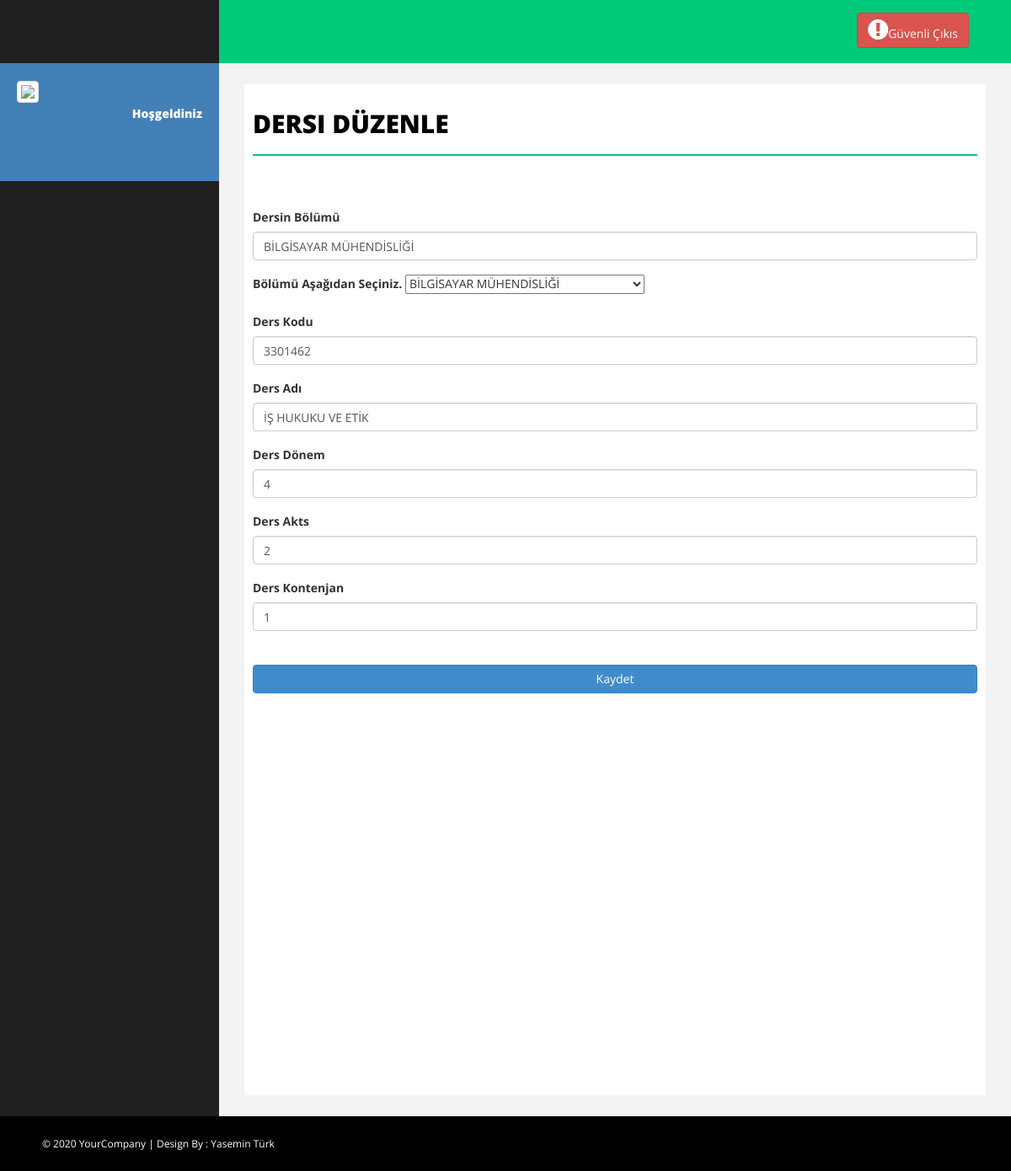
Screenshot of /ders_duzenle.php?ders_id=1 with the database file from the repository.
### tables this page shows
CREATE TABLE IF NOT EXISTS `bolum` (
  `bolum_id` int(11) NOT NULL AUTO_INCREMENT,
  `bolum_ad` varchar(200) NOT NULL,
  PRIMARY KEY (`bolum_id`)
);

CREATE TABLE IF NOT EXISTS `dersler` (
  `ders_id` int(11) NOT NULL AUTO_INCREMENT,
  `bolum_id` int(11) NOT NULL,
  `ders_kodu` int(11) NOT NULL,
  `ders_ad` varchar(100) NOT NULL,
  `ders_donem` int(10) NOT NULL,
  `ders_akts` int(10) NOT NULL,
  `ders_kontenjan` int(10) NOT NULL,
  `ders_secim` int(11) NOT NULL,
  PRIMARY KEY (`ders_id`)
);

### ders_duzenle.php (the view, shortened to what this page needs)
<?php
include 'baglan.php';
include 'header.php';
include 'sidebar.php';
$ders_id=$_GET['ders_id'];
$derssorgu=mysqli_query($baglan,"SELECT * from dersler where ders_id='$ders_id' ");
mysqli_set_charset($baglan, "utf8");
$derscek=mysqli_fetch_array($derssorgu);
?>
<div id="page-wrapper">
    <div id="page-inner">
        <div class="row">
            <div class="col-md-12">
                <h1 class="page-head-line">Dersi Düzenle</h1> <br><br>
            </div>
        </div>
        <form action="" method="POST" role="form">
            <div class="form-group">
                <label>Dersin Bölümü</label>
                <?php
                $bolumid=$derscek['bolum_id'];
                $bolumsorgu= mysqli_query($baglan,"SELECT * from bolum where bolum_id='$bolumid'");
                $bolumcek=mysqli_fetch_array($bolumsorgu);
                $bolumad=$bolumcek['bolum_ad'];
                ?>
                <input class="form-control" type="text" name="bolum_id" value="<?php echo $bolumad ?>">
            </div>
            <div class="form-group">
                <label>Bölümü Aşağıdan Seçiniz.</label>
                <select name="bolum_ad" id="bolum_ad">
                    <option value="BİLGİSAYAR MÜHENDİSLİĞİ" >BİLGİSAYAR MÜHENDİSLİĞİ</option>
                </select></td>
            </div>
            <div class="form-group">
                <label>Ders Kodu</label>
                <input class="form-control" type="integer" name="ders_kodu" value="<?php echo $derscek['ders_kodu'] ?>">
            </div>
            <div class="form-group">
                <label>Ders Adı</label>
                <input class="form-control" type="text" name="ders_ad" value="<?php echo $derscek['ders_ad'] ?>">
            </div>
            <div class="form-group">
                <label>Ders Dönem</label>
                <input class="form-control" type="integer" name="ders_donem" value="<?php echo $derscek['ders_donem'] ?>">
            </div>
            <div class="form-group">
                <label>Ders Akts</label>
                <input class="form-control" type="integer" name="ders_akts" value="<?php echo $derscek['ders_akts'] ?>">
            </div>
            <div class="form-group">
                <label>Ders Kontenjan</label>
                <input class="form-control" type="integer" name="ders_kontenjan" value="<?php echo $derscek['ders_kontenjan'] ?>">
            </div> <br>
            <center><button style="width: 100%" type="submit" name="btn_duzenle_kaydet" class="btn btn-primary">Kaydet</button></center>  <br>
        </form>
    </div>
</div>
<?php include 'footer.php'; ?>

### assets/css/basic.css (style rules this page uses)
body { font-family: 'Open Sans', sans-serif; line-height:25px; }
#page-wrapper { padding: 15px 15px; min-height: 600px; background: #F3F3F3; }
#page-inner { width: 100%; margin: 10px 20px 10px 0px; background-color: #fff!important; padding: 10px; min-height: 1200px; }
.page-head-line { font-size: 30px; text-transform: uppercase; color: #000; font-weight: 800; padding-bottom: 20px; border-bottom: 2px solid #00CA79; margin-bottom: 10px; }
@media (min-width:768px) { #page-wrapper { margin: 0 0 0 260px; padding: 15px 30px; min-height: 1200px; } }

### rows the page displays
bolum: bolum_id "BİLGİSAYAR MÜHENDİSLİĞİ"
dersler: ders_kodu "3301462", ders_ad "İŞ HUKUKU VE ETİK", ders_donem "4", ders_akts "2", ders_kontenjan "1"
